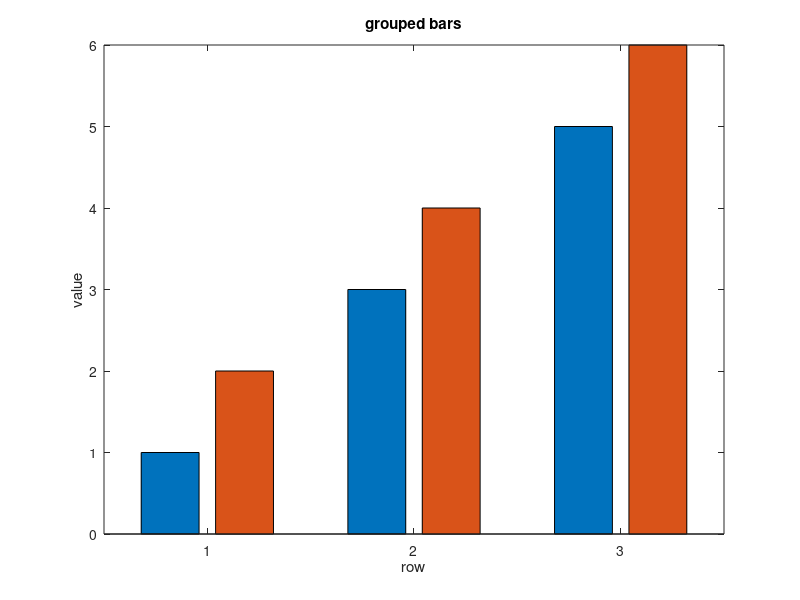

This chart was generated by the following MATLAB code: (Note: this script raises an error after producing the figure.)
%=============================================================================
% Copyright (c) 2016-present Allan CORNET (Nelson)
%=============================================================================
% This file is part of Nelson.
%=============================================================================
% LICENCE_BLOCK_BEGIN
% SPDX-License-Identifier: LGPL-3.0-or-later
% LICENCE_BLOCK_END
%=============================================================================
% <--ADV-CLI MODE-->
%=============================================================================

close all;
%=============================================================================
f = figure('Visible', 'on', 'Position', [100 100 560 420], 'Color', [1 1 1]);
axes('Parent', f);
bar([1 2; 3 4; 5 6], 'grouped');
title('grouped bars');
xlabel('row');
ylabel('value');
drawnow();
%=============================================================================
asserts.istrue(isgraphics(f, 'figure'));
asserts.isequal(f.Type, 'figure');
asserts.isequal(char(f.Visible), 'on');
asserts.isequal(f.Color, [1 1 1]);
axesHandles = findobj(f, 'Type', 'axes');
asserts.isequal(numel(axesHandles), 1);
for k = 1:numel(axesHandles)
  asserts.isequal(axesHandles(k).Type, 'axes');
  asserts.isequal(axesHandles(k).Parent, f);
end
barObjects = findobj(f, 'Type', 'bar');
asserts.isequal(numel(barObjects), 2);
asserts.istrue(all(isgraphics(barObjects, 'bar')));
for k = 1:numel(barObjects)
  asserts.isequal(barObjects(k).Type, 'bar');
end
close(f);
close all;
%=============================================================================
